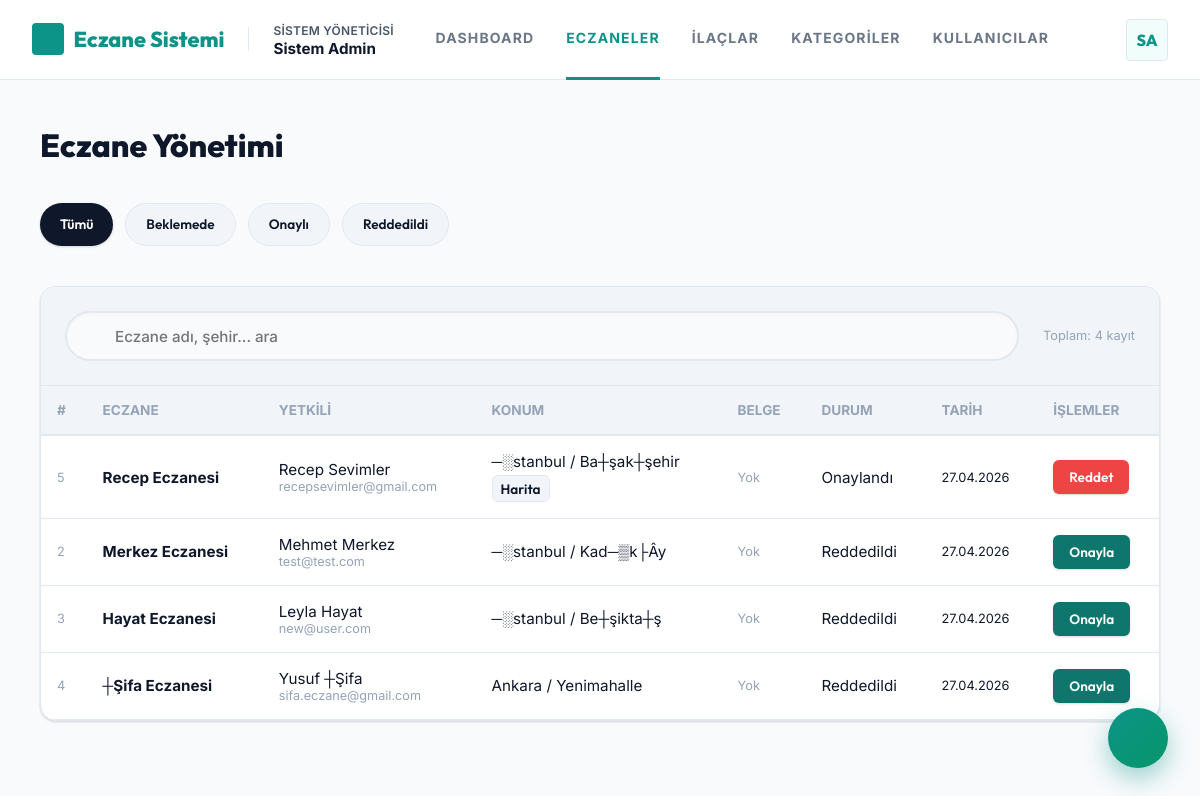
Page /admin/pharmacies.php (signed in) on the committed database.
### tables this page shows
CREATE TABLE `eczaneler` (
  `id` int(11) NOT NULL AUTO_INCREMENT,
  `kullanici_id` int(11) NOT NULL,
  `eczane_adi` varchar(200) NOT NULL,
  `adres` text NOT NULL,
  `sehir` varchar(100) NOT NULL,
  `ilce` varchar(100) NOT NULL,
  `telefon` varchar(20) DEFAULT NULL,
  `enlem` decimal(10,8) DEFAULT NULL,
  `boylam` decimal(11,8) DEFAULT NULL,
  `harita_linki` varchar(500) DEFAULT NULL,
  `calisma_saatleri` varchar(100) DEFAULT '09:00 - 19:00',
  `nobetci` tinyint(1) NOT NULL DEFAULT 0,
  `durum` enum('beklemede','onaylandi','reddedildi') NOT NULL DEFAULT 'beklemede',
  `belge_dosyasi` varchar(255) DEFAULT NULL,
  `red_nedeni` text DEFAULT NULL,
  `olusturma` datetime NOT NULL DEFAULT current_timestamp(),
  `guncelleme` datetime NOT NULL DEFAULT current_timestamp() ON UPDATE current_timestamp(),
  `slug` varchar(100) DEFAULT NULL,
  `hakkimizda` text DEFAULT NULL,
  `banner_resmi` varchar(255) DEFAULT NULL,
  `tema_rengi` varchar(7) DEFAULT '#6366f1',
  `vitrin_aktif` tinyint(1) DEFAULT 0,
  PRIMARY KEY (`id`),
  UNIQUE KEY `kullanici_id` (`kullanici_id`),
  UNIQUE KEY `slug` (`slug`),
  CONSTRAINT `fk_eczane_kullanici` FOREIGN KEY (`kullanici_id`) REFERENCES `kullanicilar` (`id`) ON DELETE CASCADE ON UPDATE CASCADE
);

CREATE TABLE `kullanicilar` (
  `id` int(11) NOT NULL AUTO_INCREMENT,
  `ad` varchar(100) NOT NULL,
  `soyad` varchar(100) NOT NULL,
  `email` varchar(191) NOT NULL,
  `sifre` varchar(255) NOT NULL,
  `rol` enum('admin','eczane','kullanici') NOT NULL DEFAULT 'kullanici',
  `aktif` tinyint(1) NOT NULL DEFAULT 1,
  `olusturma` datetime NOT NULL DEFAULT current_timestamp(),
  `guncelleme` datetime NOT NULL DEFAULT current_timestamp() ON UPDATE current_timestamp(),
  `sehir` varchar(100) DEFAULT NULL,
  `ilce` varchar(100) DEFAULT NULL,
  `telefon` varchar(20) DEFAULT NULL,
  `profil_resmi` varchar(255) DEFAULT NULL,
  `sifre_token` varchar(255) DEFAULT NULL,
  `sifre_token_exp` datetime DEFAULT NULL,
  `iki_adimli_sir` varchar(255) DEFAULT NULL,
  `iki_adimli_aktif` tinyint(1) DEFAULT 0,
  `email_verified` tinyint(1) NOT NULL DEFAULT 0,
  `verification_token` varchar(255) DEFAULT NULL,
  PRIMARY KEY (`id`),
  UNIQUE KEY `email` (`email`)
);

### core/db.php (called while the page is built, shortened)
<?php
class Veritabani {
    private static ?PDO $baglanti = null;
    public static function baglan(): PDO {
        if (self::$baglanti === null) {
            $dsn = "mysql:host=" . DB_HOST . ";port=" . DB_PORT . ";dbname=" . DB_NAME . ";charset=" . DB_CHARSET;
            $secenekler = [
                PDO::ATTR_ERRMODE            => PDO::ERRMODE_EXCEPTION,
                PDO::ATTR_DEFAULT_FETCH_MODE => PDO::FETCH_ASSOC,
                PDO::ATTR_EMULATE_PREPARES   => false,
                PDO::MYSQL_ATTR_INIT_COMMAND => "SET NAMES " . DB_CHARSET . " COLLATE " . DB_CHARSET . "_general_ci",
            ];
            try {
                self::$baglanti = new PDO($dsn, DB_USER, DB_PASS, $secenekler);
            } catch (PDOException $e) {
                error_log("Veritabanı Hatası: " . $e->getMessage());
                die('<div style="font-family:sans-serif; text-align:center; padding:5rem; color:#64748b;">
                    <h1 style="color:#0f172a;">⚠ Veritabanı Bağlantı Hatası</h1>
                    <p>Sistem şu anda geçici bir teknik sorun nedeniyle erişilemez durumda.</p>
                </div>');
            }
        }
        return self::$baglanti;
    }
}
function db(): PDO {
    return Veritabani::baglan();
}

### includes/helpers.php (called while the page is built, shortened)
<?php
if (!function_exists('e')) {
    function e(string $metin): string
    {
        return htmlspecialchars($metin, ENT_QUOTES | ENT_HTML5, 'UTF-8');
    }
}

### admin/pharmacies.php (the view, shortened to what this page needs)
<?php
require_once __DIR__ . '/../core/db.php';
$durumFiltre = $_GET['durum'] ?? 'tumu';
$sayfaNo     = max(1, (int)($_GET['sayfa'] ?? 1));
$limitSayisi = 15;
$offset      = ($sayfaNo - 1) * $limitSayisi;
$neresi = '';
$params = [];
$toplam  = db()->prepare("SELECT COUNT(*) FROM eczaneler e $neresi");
$toplam->execute($params);
$toplamSayi = (int)$toplam->fetchColumn();
$stmt = db()->prepare(
    "SELECT e.*, k.ad, k.soyad, k.email
     FROM eczaneler e
     JOIN kullanicilar k ON k.id = e.kullanici_id
     $neresi
     ORDER BY e.olusturma DESC
     LIMIT $limitSayisi OFFSET $offset"
);
$stmt->execute($params);
$eczaneler = $stmt->fetchAll();
?>
<?php include __DIR__ . '/../includes/header.php'; ?>
<main class="ana-icerik">
    <div class="sayfa-baslik">
        <h1><?= svgIkon('building') ?> Eczane Yönetimi</h1>
    </div>
    <div style="display:flex;gap:.75rem;margin-bottom:2.5rem;flex-wrap:wrap;">
        <?php foreach (['tumu'=>'Tümü','beklemede'=>'Beklemede','onaylandi'=>'Onaylı','reddedildi'=>'Reddedildi'] as $k => $v): ?>
            <a href="?durum=<?= $k ?>"
               class="btn <?= ($durumFiltre === $k) ? 'btn-birincil' : 'btn-gri' ?> btn-sm" style="border-radius: var(--yaricap-pill); padding: 0.6rem 1.25rem;">
                <?= $v ?>
            </a>
        <?php endforeach; ?>
    </div>
    <div class="kart">
        <div class="filtre-alan">
            <div class="arama-alani">
                <input type="text" id="aramaInput" placeholder="Eczane adı, şehir... ara">
            </div>
            <span style="font-size:.8rem;color:var(--metin-uc);">Toplam: <?= $toplamSayi ?> kayıt</span>
        </div>
        <div class="tablo-sarici" style="border:none;box-shadow:none;border-radius:0;">
            <table class="tablo" id="anaTablosu">
                <thead>
                    <tr>
                        <th>#</th>
                        <th>Eczane</th>
                        <th>Yetkili</th>
                        <th>Konum</th>
                        <th>Belge</th>
                        <th>Durum</th>
                        <th>Tarih</th>
                        <th>İşlemler</th>
                    </tr>
                </thead>
                <tbody>
                    <?php foreach ($eczaneler as $e): ?>
                    <tr>
                        <td style="color:var(--metin-uc);font-size:.8rem;"><?= $e['id'] ?></td>
                        <td><strong><?= e($e['eczane_adi']) ?></strong></td>
                        <td>
                            <?= e($e['ad'] . ' ' . $e['soyad']) ?><br>
                            <small style="color:var(--metin-uc)"><?= e($e['email']) ?></small>
                        </td>
                        <td>
                            <?= e($e['sehir']) ?> / <?= e($e['ilce']) ?><br>
                            <?php if ($e['enlem'] && $e['boylam']): ?>
                                <button class="btn btn-gri btn-sm" style="margin-top:.25rem;padding:.2rem .5rem;"
                                        onclick="adminHaritaAc(<?= (float)$e['enlem'] ?>, <?= (float)$e['boylam'] ?>, '<?= e($e['eczane_adi']) ?>')">
                                    <?= svgIkon('map-pin') ?> Harita
                                </button>
                            <?php endif; ?>
                        </td>
                        <td>
                            <?php if ($e['belge_dosyasi']): ?>
                                <a href="<?= sayf('uploads/documents/' . $e['belge_dosyasi']) ?>" target="_blank" class="btn btn-gri btn-sm">
                                    <?= svgIkon('eye') ?> Görüntüle
                                </a>
<?php else: ?>
                                <span style="color:var(--metin-uc);font-size:.8rem;">Yok</span>
                            <?php endif; ?>
                        </td>
                        <td>
                            <?php
                            $rozetSinif = match($e['durum']) {
                                'onaylandi'  => 'rozet-yesil',
                                'beklemede'  => 'rozet-sari',
                                'reddedildi' => 'rozet-kirmizi',
                                default      => 'rozet-gri',
                            };
                            $rozetMetin = match($e['durum']) {
                                'onaylandi'  => 'Onaylandı',
                                'beklemede'  => 'Beklemede',
                                'reddedildi' => 'Reddedildi',
                                default      => $e['durum'],
                            };
                            ?>
                            <span class="rozet <?= $rozetSinif ?>"><?= $rozetMetin ?></span>
                        </td>
                        <td style="font-size:.8rem;"><?= date('d.m.Y', strtotime($e['olusturma'])) ?></td>
                        <td>
                            <div style="display:flex;gap:.35rem;flex-wrap:wrap;">
                                <?php if ($e['durum'] === 'beklemede' || $e['durum'] === 'reddedildi'): ?>
                                <form method="post" style="display:inline;">
                                    <button type="submit" class="btn btn-ikincil btn-sm"
                                            data-onay="Bu eczaneyi onaylamak istediğinizden emin misiniz?">
                                        <?= svgIkon('check') ?> Onayla
                                    </button>
                                </form>
                                <?php endif; ?>
                                <?php if ($e['durum'] !== 'reddedildi'): ?>
                                <button class="btn btn-tehlike btn-sm"
                                        onclick="redModalAc(<?= $e['id'] ?>)">
                                    <?= svgIkon('x') ?> Reddet
                                </button>
                                <?php endif; ?>
                            </div>
                        </td>
                    </tr>
                    <?php endforeach; ?>
                </tbody>
            </table>
        </div>
    </div>
</main>
<?php include __DIR__ . '/../includes/footer.php'; ?>

### rows in the picture
eczaneler: id "5", eczane_adi "Recep Eczanesi", kullanici.soyad "Recep Sevimler", kullanici.email "recepsevimler@gmail.com", sehir "─░stanbul", ilce "Ba┼şak┼şehir", shows "Yok", durum "Onaylandı", olusturma "27.04.2026"
eczaneler: id "2", eczane_adi "Merkez Eczanesi", kullanici.soyad "Mehmet Merkez", kullanici.email "test@test.com", sehir "─░stanbul", ilce "Kad─▒k├Ây", shows "Yok", durum "Reddedildi", olusturma "27.04.2026"
eczaneler: id "3", eczane_adi "Hayat Eczanesi", kullanici.soyad "Leyla Hayat", kullanici.email "new@user.com", sehir "─░stanbul", ilce "Be┼şikta┼ş", shows "Yok", durum "Reddedildi", olusturma "27.04.2026"
eczaneler: id "4", eczane_adi "┼Şifa Eczanesi", kullanici.soyad "Yusuf ┼Şifa", kullanici.email "sifa.eczane@gmail.com", sehir "Ankara", ilce "Yenimahalle", shows "Yok", durum "Reddedildi", olusturma "27.04.2026"

### other values in the picture
APP_NAME "Eczane Sistemi"
rolAdi($rol) "SISTEM YÖNETICISI"
$_SESSION['kullanici_ad'] "Sistem Admin"
$item['label'] "DASHBOARD"
$item['label'] "ECZANELER"
$item['label'] "İLAÇLAR"
$item['label'] "KATEGORILER"
$item['label'] "KULLANICILAR"
initialsAvatar($_SESSION['kullanici_ad'] ?? 'U') "SA"
$v "Tümü"
$v "Beklemede"
$v "Onaylı"
$v "Reddedildi"
$toplamSayi "4"
